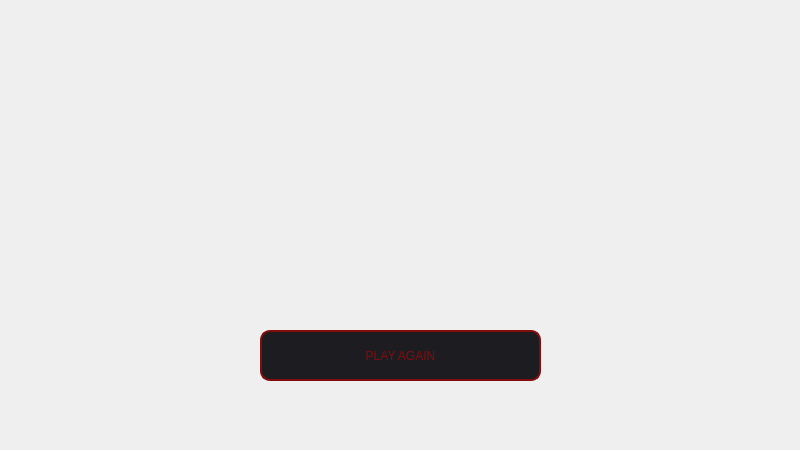
<?xml version="1.0" encoding="UTF-8"?>
<ui version="4.0">
 <class>MainWindow</class>
 <widget class="QMainWindow" name="MainWindow">
  <property name="geometry">
   <rect>
    <x>0</x>
    <y>0</y>
    <width>800</width>
    <height>450</height>
   </rect>
  </property>
  <property name="maximumSize">
   <size>
    <width>800</width>
    <height>450</height>
   </size>
  </property>
  <property name="windowTitle">
   <string>The Backrooms</string>
  </property>
  <widget class="QWidget" name="centralwidget">
   <widget class="QLabel" name="label">
    <property name="geometry">
     <rect>
      <x>0</x>
      <y>0</y>
      <width>801</width>
      <height>451</height>
     </rect>
    </property>
    <property name="text">
     <string/>
    </property>
    <property name="pixmap">
     <pixmap>../img/Die.png</pixmap>
    </property>
   </widget>
   <widget class="QPushButton" name="playagnBtn">
    <property name="geometry">
     <rect>
      <x>260</x>
      <y>330</y>
      <width>281</width>
      <height>51</height>
     </rect>
    </property>
    <property name="styleSheet">
     <string notr="true">#playagnBtn {
	border: 2px solid #810D0D;
	border-radius: 10px;
	background-color: #1C1C21;
	font: 750 20pt &quot;Century Gothic&quot;;
	color: #810D0D;
}

#playagnBtn:hover {
	transition: 0.3s;
	color: #fff;
	background-color: #810D0D;
	border-color: rgb(255, 255, 255);
}</string>
    </property>
    <property name="text">
     <string>PLAY AGAIN</string>
    </property>
   </widget>
  </widget>
 </widget>
 <resources/>
 <connections/>
</ui>
